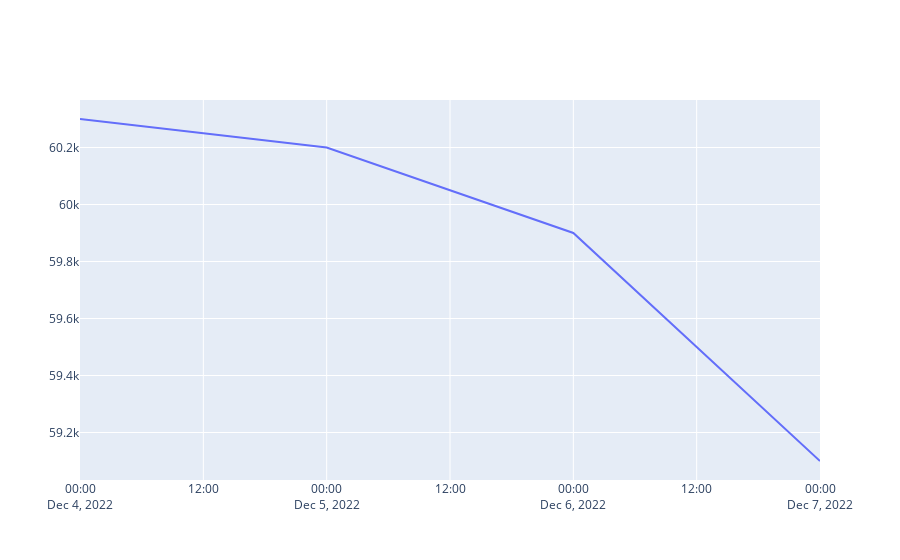

The code cell stored with this chart in its notebook:
### Markdown cell above
### 그래프에 라인 그리기

### Code cell
print(fin_dict.keys())
print(type(fin_dict.keys()))
# dict.keys()는 자료형이 'dict_keys'이기 때문에 그래프에 사용하기 위해 리스트로 만들어주어야한다.

day_list = list(fin_dict.keys())
price_list = list(fin_dict.values())
print("days={}, prices={}".format(day_list, price_list))

# 그래프 그리기 x축 - day, y축 - price
trace = go.Scatter(x = day_list, y = price_list, mode = 'lines', name = 'lines')
fig.add_trace(trace)
fig.show()

### Figure 1 — Plotly figure (JSON) as saved in the notebook; plotly's stock layout.template omitted (floating-point values rounded to 4 significant figures)
{"data": [{"mode": "lines", "name": "lines", "type": "scatter", "x": ["2022-12-04", "2022-12-05", "2022-12-06", "2022-12-07"], "y": [60300, 60200, 59900, 59100]}], "layout": {}}
